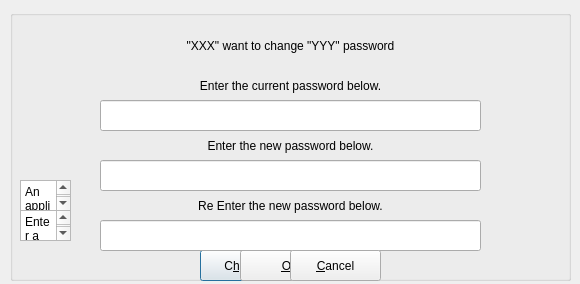
<?xml version="1.0" encoding="UTF-8"?>
<ui version="4.0">
 <class>changePassWordDialog</class>
 <widget class="QDialog" name="changePassWordDialog">
  <property name="windowModality">
   <enum>Qt::ApplicationModal</enum>
  </property>
  <property name="geometry">
   <rect>
    <x>0</x>
    <y>0</y>
    <width>580</width>
    <height>284</height>
   </rect>
  </property>
  <property name="windowTitle">
   <string>Change the Wallet's Password</string>
  </property>
  <property name="windowIcon">
   <iconset>
    <normaloff>lxqt_wallet_icon.png</normaloff>lxqt_wallet_icon.png</iconset>
  </property>
  <widget class="QGroupBox" name="groupBox">
   <property name="geometry">
    <rect>
     <x>10</x>
     <y>10</y>
     <width>561</width>
     <height>271</height>
    </rect>
   </property>
   <property name="title">
    <string/>
   </property>
   <widget class="QPushButton" name="pushButtonChange">
    <property name="geometry">
     <rect>
      <x>190</x>
      <y>240</y>
      <width>91</width>
      <height>31</height>
     </rect>
    </property>
    <property name="text">
     <string>C&amp;hange</string>
    </property>
   </widget>
   <widget class="QPushButton" name="pushButtonOK">
    <property name="geometry">
     <rect>
      <x>230</x>
      <y>240</y>
      <width>101</width>
      <height>31</height>
     </rect>
    </property>
    <property name="text">
     <string>&amp;OK</string>
    </property>
   </widget>
   <widget class="QLineEdit" name="lineEditCurrentPassWord">
    <property name="geometry">
     <rect>
      <x>90</x>
      <y>90</y>
      <width>381</width>
      <height>31</height>
     </rect>
    </property>
    <property name="echoMode">
     <enum>QLineEdit::Password</enum>
    </property>
   </widget>
   <widget class="QLineEdit" name="lineEditNewPassWord">
    <property name="geometry">
     <rect>
      <x>90</x>
      <y>150</y>
      <width>381</width>
      <height>31</height>
     </rect>
    </property>
    <property name="echoMode">
     <enum>QLineEdit::Password</enum>
    </property>
   </widget>
   <widget class="QLineEdit" name="lineEditNewPassWord_2">
    <property name="geometry">
     <rect>
      <x>90</x>
      <y>210</y>
      <width>381</width>
      <height>31</height>
     </rect>
    </property>
    <property name="echoMode">
     <enum>QLineEdit::Password</enum>
    </property>
   </widget>
   <widget class="QLabel" name="label">
    <property name="geometry">
     <rect>
      <x>20</x>
      <y>20</y>
      <width>521</width>
      <height>31</height>
     </rect>
    </property>
    <property name="text">
     <string notr="true">&quot;XXX&quot; want to change &quot;YYY&quot; password</string>
    </property>
    <property name="alignment">
     <set>Qt::AlignCenter</set>
    </property>
    <property name="wordWrap">
     <bool>true</bool>
    </property>
   </widget>
   <widget class="QLabel" name="label_2">
    <property name="geometry">
     <rect>
      <x>0</x>
      <y>60</y>
      <width>561</width>
      <height>31</height>
     </rect>
    </property>
    <property name="text">
     <string>Enter the current password below.</string>
    </property>
    <property name="alignment">
     <set>Qt::AlignCenter</set>
    </property>
    <property name="wordWrap">
     <bool>true</bool>
    </property>
   </widget>
   <widget class="QLabel" name="label_3">
    <property name="geometry">
     <rect>
      <x>0</x>
      <y>120</y>
      <width>561</width>
      <height>31</height>
     </rect>
    </property>
    <property name="text">
     <string>Enter the new password below.</string>
    </property>
    <property name="alignment">
     <set>Qt::AlignCenter</set>
    </property>
    <property name="wordWrap">
     <bool>true</bool>
    </property>
   </widget>
   <widget class="QLabel" name="label_4">
    <property name="geometry">
     <rect>
      <x>0</x>
      <y>180</y>
      <width>561</width>
      <height>31</height>
     </rect>
    </property>
    <property name="text">
     <string>Re Enter the new password below.</string>
    </property>
    <property name="alignment">
     <set>Qt::AlignCenter</set>
    </property>
    <property name="wordWrap">
     <bool>true</bool>
    </property>
   </widget>
   <widget class="QPushButton" name="pushButtonCancel">
    <property name="geometry">
     <rect>
      <x>280</x>
      <y>240</y>
      <width>91</width>
      <height>31</height>
     </rect>
    </property>
    <property name="text">
     <string>&amp;Cancel</string>
    </property>
   </widget>
   <widget class="QTextEdit" name="textEdit">
    <property name="geometry">
     <rect>
      <x>10</x>
      <y>170</y>
      <width>51</width>
      <height>31</height>
     </rect>
    </property>
    <property name="html">
     <string>&lt;!DOCTYPE HTML PUBLIC &quot;-//W3C//DTD HTML 4.0//EN&quot; &quot;http://www.w3.org/TR/REC-html40/strict.dtd&quot;&gt;
&lt;html&gt;&lt;head&gt;&lt;meta name=&quot;qrichtext&quot; content=&quot;1&quot; /&gt;&lt;style type=&quot;text/css&quot;&gt;
p, li { white-space: pre-wrap; }
&lt;/style&gt;&lt;/head&gt;&lt;body style=&quot; font-family:'Monospace'; font-size:10pt; font-weight:400; font-style:normal;&quot;&gt;
&lt;p style=&quot; margin-top:0px; margin-bottom:0px; margin-left:0px; margin-right:0px; -qt-block-indent:0; text-indent:0px;&quot;&gt;&lt;span style=&quot; font-family:'Sans Serif'; font-size:9pt;&quot;&gt;An application '&lt;/span&gt;&lt;span style=&quot; font-family:'Sans Serif'; font-size:9pt; font-weight:600;&quot;&gt;%1&lt;/span&gt;&lt;span style=&quot; font-family:'Sans Serif'; font-size:9pt;&quot;&gt;' has requested a password in its wallet '&lt;/span&gt;&lt;span style=&quot; font-family:'Sans Serif'; font-size:9pt; font-weight:600;&quot;&gt;%2&lt;/span&gt;&lt;span style=&quot; font-family:'Sans Serif'; font-size:9pt;&quot;&gt;' to be changed&lt;/span&gt;&lt;/p&gt;
&lt;p style=&quot;-qt-paragraph-type:empty; margin-top:0px; margin-bottom:0px; margin-left:0px; margin-right:0px; -qt-block-indent:0; text-indent:0px; font-family:'Sans Serif'; font-size:9pt;&quot;&gt;&lt;br /&gt;&lt;/p&gt;&lt;/body&gt;&lt;/html&gt;</string>
    </property>
   </widget>
   <widget class="QTextEdit" name="textEdit_2">
    <property name="geometry">
     <rect>
      <x>10</x>
      <y>200</y>
      <width>51</width>
      <height>31</height>
     </rect>
    </property>
    <property name="html">
     <string>&lt;!DOCTYPE HTML PUBLIC &quot;-//W3C//DTD HTML 4.0//EN&quot; &quot;http://www.w3.org/TR/REC-html40/strict.dtd&quot;&gt;
&lt;html&gt;&lt;head&gt;&lt;meta name=&quot;qrichtext&quot; content=&quot;1&quot; /&gt;&lt;style type=&quot;text/css&quot;&gt;
p, li { white-space: pre-wrap; }
&lt;/style&gt;&lt;/head&gt;&lt;body style=&quot; font-family:'Monospace'; font-size:10pt; font-weight:400; font-style:normal;&quot;&gt;
&lt;p style=&quot; margin-top:0px; margin-bottom:0px; margin-left:0px; margin-right:0px; -qt-block-indent:0; text-indent:0px;&quot;&gt;&lt;span style=&quot; font-family:'Sans Serif'; font-size:9pt;&quot;&gt;Enter a password below to create a new wallet '&lt;/span&gt;&lt;span style=&quot; font-family:'Sans Serif'; font-size:9pt; font-weight:600;&quot;&gt;%1&lt;/span&gt;&lt;span style=&quot; font-family:'Sans Serif'; font-size:9pt;&quot;&gt;' for the application '&lt;/span&gt;&lt;span style=&quot; font-family:'Sans Serif'; font-size:9pt; font-weight:600;&quot;&gt;%2&lt;/span&gt;&lt;span style=&quot; font-family:'Sans Serif'; font-size:9pt;&quot;&gt;'&lt;/span&gt;&lt;/p&gt;&lt;/body&gt;&lt;/html&gt;</string>
    </property>
   </widget>
  </widget>
 </widget>
 <tabstops>
  <tabstop>lineEditCurrentPassWord</tabstop>
  <tabstop>lineEditNewPassWord</tabstop>
  <tabstop>lineEditNewPassWord_2</tabstop>
  <tabstop>pushButtonChange</tabstop>
  <tabstop>pushButtonOK</tabstop>
  <tabstop>pushButtonCancel</tabstop>
  <tabstop>textEdit</tabstop>
  <tabstop>textEdit_2</tabstop>
 </tabstops>
 <resources/>
 <connections/>
</ui>
